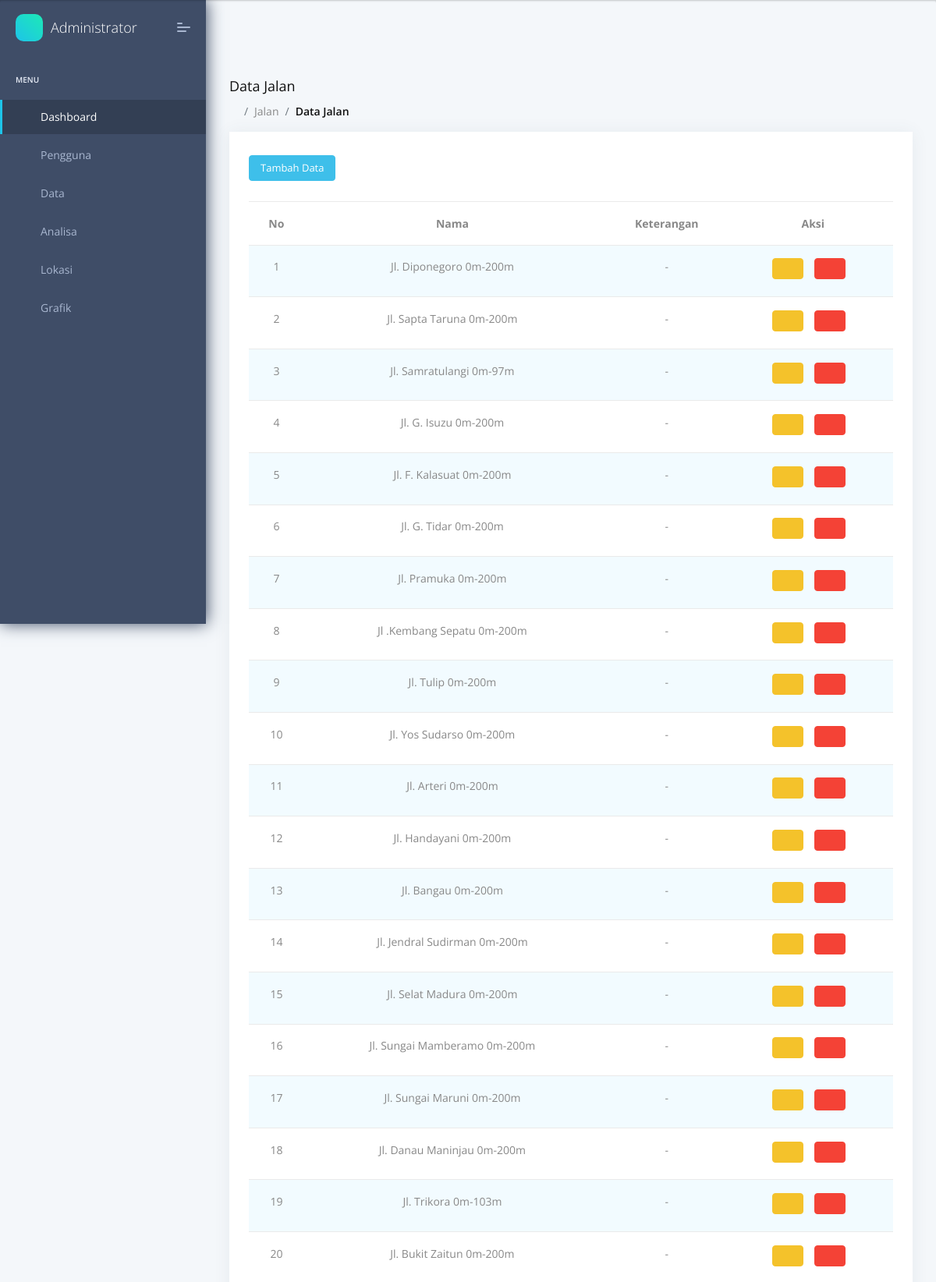
The page /admin/data_jalan.php (signed in, upper part) on the database its author committed.
### tables this page shows
CREATE TABLE `tb_jalan` (
  `id_jalan` int(5) NOT NULL,
  `nama` varchar(50) NOT NULL,
  `ket` varchar(50) NOT NULL
);

### admin/data_jalan.php (the view, shortened to what this page needs)
<?php
include 'head.php';
include 'menu.php';
include 'header.php';
include 'koneksi.php';
?>
<section class="pcoded-main-container">
    <div class="pcoded-wrapper">
        <div class="pcoded-content">
            <div class="pcoded-inner-content">
                <div class="page-header">
                    <div class="page-block">
                        <div class="row align-items-center">
                            <div class="col-md-12">
                                <div class="page-header-title">
                                    <h5 class="m-b-10">Data Jalan</h5>
                                </div>
                                <ul class="breadcrumb">
                                    <li class="breadcrumb-item"><a href="index.php"><i
                                                class="feather icon-home"></i></a></li>
                                    <li class="breadcrumb-item"><a href="#!">Jalan</a></li>
                                    <li class="breadcrumb-item"><a href="#!">Data Jalan</a></li>
                                </ul>
                            </div>
                        </div>
                    </div>
                </div>
                <div class="main-body">
                    <div class="page-wrapper">
                        <div class="row">
                            <div class="col-sm-12">
                                <div class="card">
                                    <div class="card-block">
                                        <a href="tambah_jalan.php" class="btn btn-info btn-sm">Tambah Data</a>
                                        <br>
                                        <br>
                                        <div class="table-responsive">
                                            <table id="key-act-button"
                                                class="display table nowrap table-striped table-hover"
                                                style="width:100%">
                                                <thead>
                                                    <tr align="center" valign="baseline">
                                                        <th>No</th>
                                                        <th>Nama</th>
                                                        <th>Keterangan</th>
                                                        <th>Aksi</th>
                                                    </tr>
                                                </thead>
                                                <tbody>
                                                    <?php
                                                    $noUrut = 0;
                                                    $result = mysqli_query($con, "SELECT * FROM tb_jalan ORDER BY id_jalan ASC");
                                                    while ($row = mysqli_fetch_array($result)) {
                                                        $noUrut++;
                                                    ?>
                                                    <tr align="center" valign="baseline">
                                                        <td><?php echo $noUrut ?></td>
                                                        <td><?php echo $row["nama"]; ?></td>
                                                        <td><?php echo $row["ket"]; ?></td>
                                                        <td>
                                                            <a href="edit_jalan.php?id=<?php echo $row['id_jalan']; ?>"
                                                                class="btn btn-warning btn-sm feather icon-edit"></a>
                                                            <a href="hapus_jalan.php?id=<?php echo $row['id_jalan']; ?>"
                                                                class="btn btn-danger btn-sm feather icon-trash"></a>
                                                        </td>
                                                    </tr>
                                                    <?php
                                                    }
                                                    ?>
                                                </tbody>
                                            </table>
                                        </div>
                                    </div>
                                </div>
                            </div>
                        </div>
                    </div>
                </div>
            </div>
        </div>
    </div>
</section>
<?php
include 'foot.php';
?>

### rows shown on the page
tb_jalan: nama "Jl. Diponegoro 0m-200m", ket "-"
tb_jalan: nama "Jl. Sapta Taruna 0m-200m", ket "-"
tb_jalan: nama "Jl. Samratulangi 0m-97m", ket "-"
tb_jalan: nama "Jl. G. Isuzu 0m-200m", ket "-"
tb_jalan: nama "Jl. F. Kalasuat 0m-200m", ket "-"
tb_jalan: nama "Jl. G. Tidar 0m-200m", ket "-"
tb_jalan: nama "Jl. Pramuka 0m-200m", ket "-"
tb_jalan: nama "Jl .Kembang Sepatu 0m-200m", ket "-"
tb_jalan: nama "Jl. Tulip 0m-200m", ket "-"
tb_jalan: nama "Jl. Yos Sudarso 0m-200m", ket "-"
tb_jalan: nama "Jl. Arteri 0m-200m", ket "-"
tb_jalan: nama "Jl. Handayani 0m-200m", ket "-"
tb_jalan: nama "Jl. Bangau 0m-200m", ket "-"
tb_jalan: nama "Jl. Jendral Sudirman 0m-200m", ket "-"
tb_jalan: nama "Jl. Selat Madura 0m-200m", ket "-"
tb_jalan: nama "Jl. Sungai Mamberamo 0m-200m", ket "-"
tb_jalan: nama "Jl. Sungai Maruni 0m-200m", ket "-"
tb_jalan: nama "Jl. Danau Maninjau 0m-200m", ket "-"
tb_jalan: nama "Jl. Trikora 0m-103m", ket "-"
tb_jalan: nama "Jl. Bukit Zaitun 0m-200m", ket "-"
